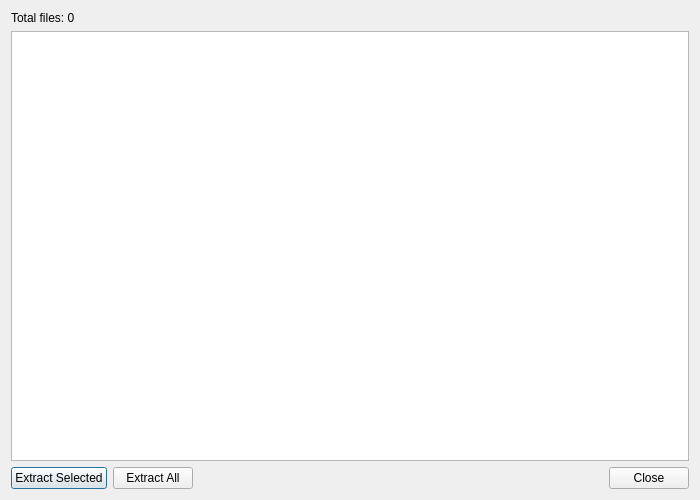
<?xml version="1.0" encoding="UTF-8"?>
<ui version="4.0">
 <class>ZipViewer</class>
 <widget class="QDialog" name="ZipViewer">
  <property name="geometry">
   <rect>
    <x>0</x>
    <y>0</y>
    <width>700</width>
    <height>500</height>
   </rect>
  </property>
  <property name="windowTitle">
   <string>ZIP Viewer</string>
  </property>
  <layout class="QVBoxLayout" name="verticalLayout">
   <item>
    <widget class="QLabel" name="labelInfo">
     <property name="text">
      <string>Total files: 0</string>
     </property>
    </widget>
   </item>
   <item>
    <widget class="QTableWidget" name="tableWidget">
     <property name="alternatingRowColors">
      <bool>true</bool>
     </property>
     <property name="sortingEnabled">
      <bool>true</bool>
     </property>
    </widget>
   </item>
   <item>
    <layout class="QHBoxLayout" name="horizontalLayout">
     <item>
      <widget class="QPushButton" name="btnExtractSelected">
       <property name="text">
        <string>Extract Selected</string>
       </property>
      </widget>
     </item>
     <item>
      <widget class="QPushButton" name="btnExtractAll">
       <property name="text">
        <string>Extract All</string>
       </property>
      </widget>
     </item>
     <item>
      <spacer name="horizontalSpacer">
       <property name="orientation">
        <enum>Qt::Horizontal</enum>
       </property>
       <property name="sizeHint" stdset="0">
        <size>
         <width>40</width>
         <height>20</height>
        </size>
       </property>
      </spacer>
     </item>
     <item>
      <widget class="QPushButton" name="btnClose">
       <property name="text">
        <string>Close</string>
       </property>
      </widget>
     </item>
    </layout>
   </item>
  </layout>
 </widget>
 <resources/>
 <connections/>
</ui>
